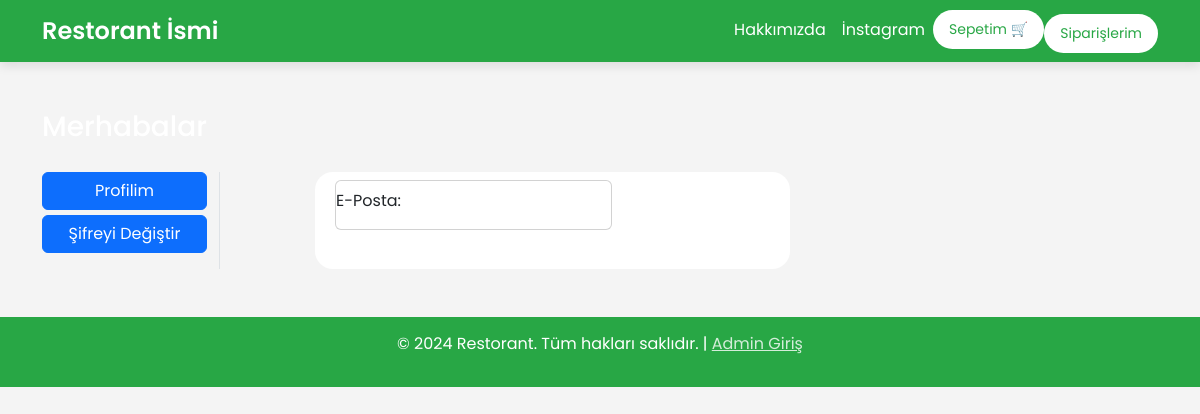
The page /profile/31 (signed in) on the database as committed earlier.
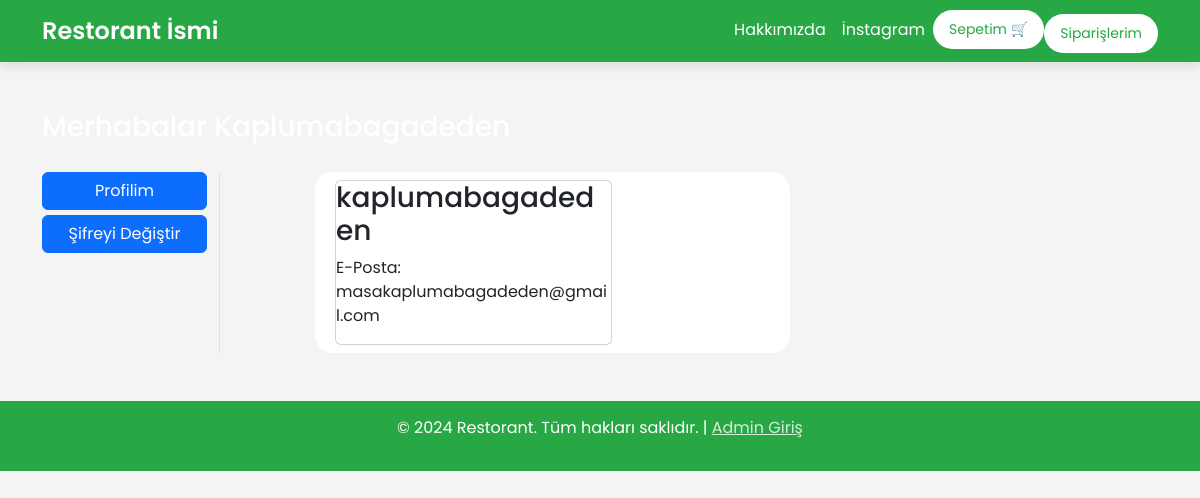
The same page on the database as committed later.
### website/models.py (models this page shows, shortened)
class Customer(db.Model, UserMixin):
    id = db.Column(db.Integer, primary_key=True)
    email = db.Column(db.String(100), unique=True)
    username = db.Column(db.String(100))
    password_hash = db.Column(db.String(150))
    date_joined = db.Column(db.DateTime(), default=datetime.utcnow)
    MasaNo = db.Column(db.Integer)
    MasaAdi = db.Column(db.Text)
    cart_items = db.relationship('Cart', backref=db.backref('customer', lazy=True))
    orders = db.relationship('Order', backref=db.backref('customer', lazy=True))
    @property
    def password(self):
        raise AttributeError('Password is not a readable Attribute')

### website/auth.py (the view)
@auth.route('/profile/<int:customer_id>')
@login_required
def profile(customer_id):
    customer = Customer.query.get(customer_id)
    return render_template('profile.html', customer=customer)

### website/templates/profile.html (shortened to what this page needs)
{% extends 'base.html' %}
{% block body %}
<div class="container my-5">
    <div class="row">
        <h3 style="color: white;">Merhabalar <span class="text-capitalize">{{ customer.username }}</span></h3>
        <div class="col-sm-2 border-end" style="margin-top: 20px;">
            <ul class="list-unstyled">
                <li class="d-grid"><a href="#" class="btn btn-primary">Profilim</a></li>
                <li class="d-grid"><a href="/change-password/{{ customer.id }}" class="btn btn-primary" style="margin-top: 5px;">Şifreyi Değiştir</a></li>
            </ul>
        </div>
        <div class="col-sm-5 offset-sm-1" style="background-color: white; border-radius: 18px; margin-top: 20px;">
            <div class="row">
                <div class="col-sm-8">
                    <div class="card m-2">
                        <h3>{{ customer.username }}</h3>
                        <p>E-Posta: {{ customer.email }}</p>
                    </div>
                </div>
            </div>
        </div>
    </div>
</div>
{% endblock %}

Rows that differ between the two databases and show on the page:
added Customer: username "kaplumabagadeden", email "masakaplumabagadeden@gmail.com"
